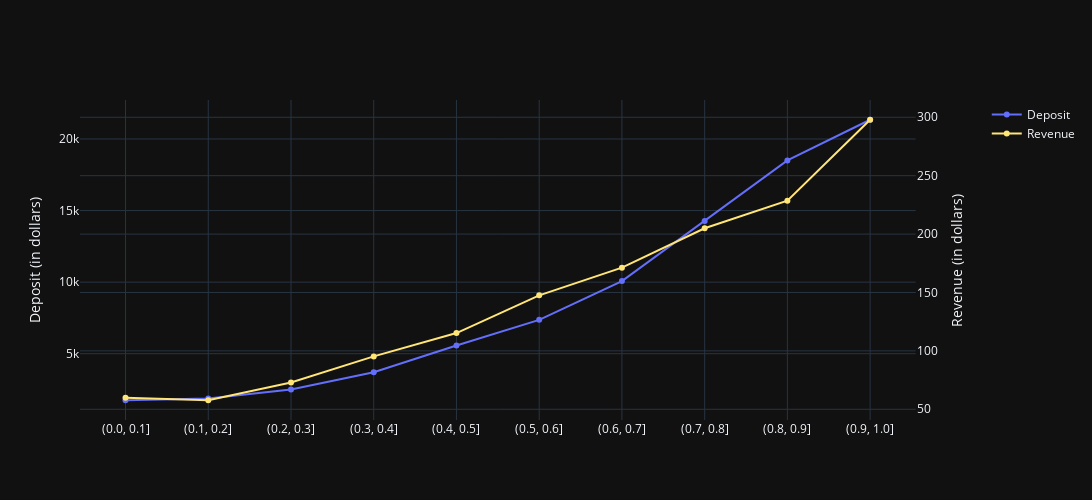

Here is the notebook cell this chart was saved with:
### Code cell
import plotly.graph_objects as go
from plotly.subplots import make_subplots
# Create figure with secondary y-axis
fig = make_subplots(specs=[[{"secondary_y": True}]])

# Add traces
fig.add_trace(
    go.Scatter(x=result_df['binned'], y=result_df['total_credit_amount'], name='Deposit'), 
    secondary_y=False
)

fig.add_trace(
    go.Scatter(x=result_df['binned'], y=result_df['DEBIT_CARD_REV_12'], name='Revenue', line=dict(color="#ffe476")), 
    secondary_y=True
)

# Add figure title
# fig.update_layout(
#     title_text="Binned Probabilities"
# )

# Set y-axes titles
fig.update_yaxes(title_text="Deposit (in dollars)", secondary_y=False)
fig.update_yaxes(title_text="Revenue (in dollars)", secondary_y=True)

fig.update_layout(
    # color_discrete_map = color_map,
    width=1100,
    height=500
)

fig.show()

### Figure 1 — Plotly figure (JSON) as saved in the notebook; plotly's stock layout.template omitted (floating-point values rounded to 4 significant figures)
{"data": [{"name": "Deposit", "type": "scatter", "x": ["(0.0, 0.1]", "(0.1, 0.2]", "(0.2, 0.3]", "(0.3, 0.4]", "(0.4, 0.5]", "(0.5, 0.6]", "(0.6, 0.7]", "(0.7, 0.8]", "(0.8, 0.9]", "(0.9, 1.0]"], "xaxis": "x", "y": [1750.0, 1880.0, 2509.0, 3707.0, 5572.0, 7368.0, 10080.0, 14280.0, 18510.0, 21340.0], "yaxis": "y"}, {"line": {"color": "#ffe476"}, "name": "Revenue", "type": "scatter", "x": ["(0.0, 0.1]", "(0.1, 0.2]", "(0.2, 0.3]", "(0.3, 0.4]", "(0.4, 0.5]", "(0.5, 0.6]", "(0.6, 0.7]", "(0.7, 0.8]", "(0.8, 0.9]", "(0.9, 1.0]"], "xaxis": "x", "y": [59.94, 57.72, 72.94, 95.27, 115.3, 147.5, 171.2, 205.0, 228.6, 297.9], "yaxis": "y2"}], "layout": {"height": 500, "width": 1100, "xaxis": {"anchor": "y", "domain": [0, 0.94]}, "yaxis": {"anchor": "x", "domain": [0, 1], "title": {"text": "Deposit (in dollars)"}}, "yaxis2": {"anchor": "x", "overlaying": "y", "side": "right", "title": {"text": "Revenue (in dollars)"}}}}
